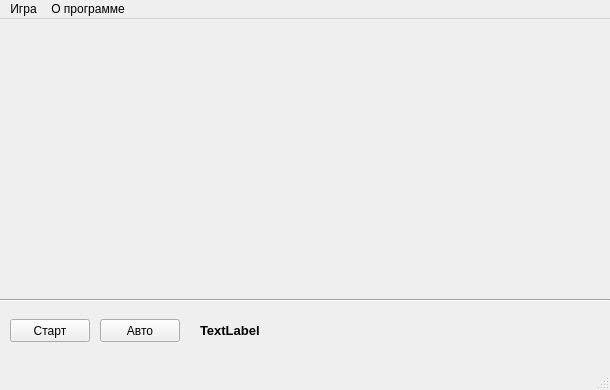
<?xml version="1.0" encoding="UTF-8"?>
<ui version="4.0">
 <class>MainWindow</class>
 <widget class="QMainWindow" name="MainWindow">
  <property name="windowModality">
   <enum>Qt::WindowModal</enum>
  </property>
  <property name="geometry">
   <rect>
    <x>0</x>
    <y>0</y>
    <width>610</width>
    <height>390</height>
   </rect>
  </property>
  <property name="sizePolicy">
   <sizepolicy hsizetype="Minimum" vsizetype="Minimum">
    <horstretch>0</horstretch>
    <verstretch>0</verstretch>
   </sizepolicy>
  </property>
  <property name="minimumSize">
   <size>
    <width>610</width>
    <height>390</height>
   </size>
  </property>
  <property name="maximumSize">
   <size>
    <width>610</width>
    <height>390</height>
   </size>
  </property>
  <property name="windowTitle">
   <string>MainWindow</string>
  </property>
  <property name="documentMode">
   <bool>false</bool>
  </property>
  <widget class="QWidget" name="centralWidget">
   <widget class="QLabel" name="lbState">
    <property name="geometry">
     <rect>
      <x>200</x>
      <y>303</y>
      <width>251</width>
      <height>16</height>
     </rect>
    </property>
    <property name="font">
     <font>
      <pointsize>10</pointsize>
      <weight>75</weight>
      <bold>true</bold>
     </font>
    </property>
    <property name="text">
     <string>TextLabel</string>
    </property>
   </widget>
   <widget class="Line" name="line">
    <property name="geometry">
     <rect>
      <x>0</x>
      <y>273</y>
      <width>610</width>
      <height>16</height>
     </rect>
    </property>
    <property name="orientation">
     <enum>Qt::Horizontal</enum>
    </property>
   </widget>
   <widget class="QPushButton" name="pbGame">
    <property name="geometry">
     <rect>
      <x>10</x>
      <y>300</y>
      <width>80</width>
      <height>23</height>
     </rect>
    </property>
    <property name="text">
     <string>Старт</string>
    </property>
   </widget>
   <widget class="QPushButton" name="pbAuto">
    <property name="geometry">
     <rect>
      <x>100</x>
      <y>300</y>
      <width>80</width>
      <height>23</height>
     </rect>
    </property>
    <property name="text">
     <string>Авто</string>
    </property>
   </widget>
  </widget>
  <widget class="QMenuBar" name="menuBar">
   <property name="geometry">
    <rect>
     <x>0</x>
     <y>0</y>
     <width>610</width>
     <height>20</height>
    </rect>
   </property>
   <widget class="QMenu" name="menuGame">
    <property name="title">
     <string>Игра</string>
    </property>
    <addaction name="actionAutoranging"/>
    <addaction name="separator"/>
    <addaction name="actionReady"/>
    <addaction name="separator"/>
    <addaction name="actionExit"/>
   </widget>
   <widget class="QMenu" name="menuAbout">
    <property name="title">
     <string>О программе</string>
    </property>
    <addaction name="actionAbout"/>
   </widget>
   <addaction name="menuGame"/>
   <addaction name="menuAbout"/>
  </widget>
  <widget class="QStatusBar" name="statusBar"/>
  <action name="actionAutoranging">
   <property name="text">
    <string>Авторасстановка</string>
   </property>
   <property name="toolTip">
    <string>Авторасстановка кораблей</string>
   </property>
  </action>
  <action name="actionReady">
   <property name="text">
    <string>Старт</string>
   </property>
   <property name="toolTip">
    <string>Начинаем игру</string>
   </property>
  </action>
  <action name="actionExit">
   <property name="text">
    <string>Выход</string>
   </property>
   <property name="toolTip">
    <string>Выход из игры</string>
   </property>
  </action>
  <action name="actionAbout">
   <property name="text">
    <string>О программе</string>
   </property>
  </action>
 </widget>
 <layoutdefault spacing="6" margin="11"/>
 <resources/>
 <connections/>
</ui>
